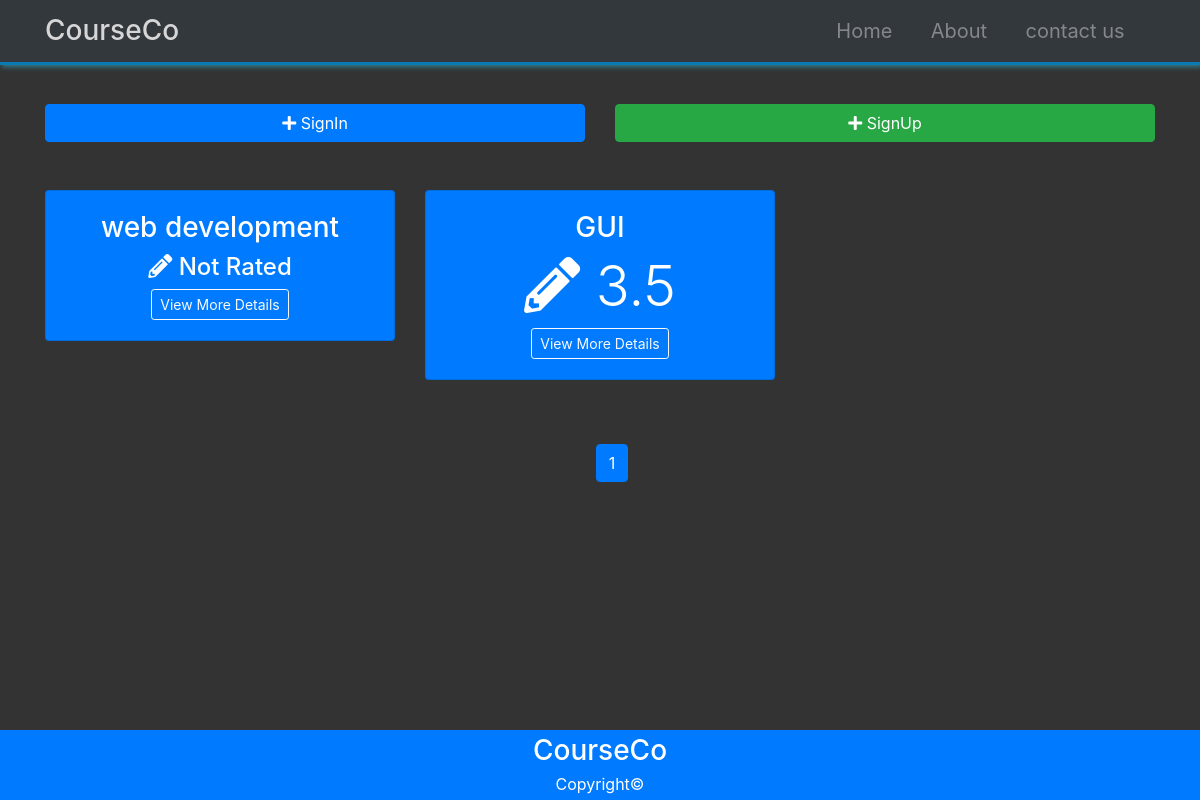
Page /home on the earlier database version.
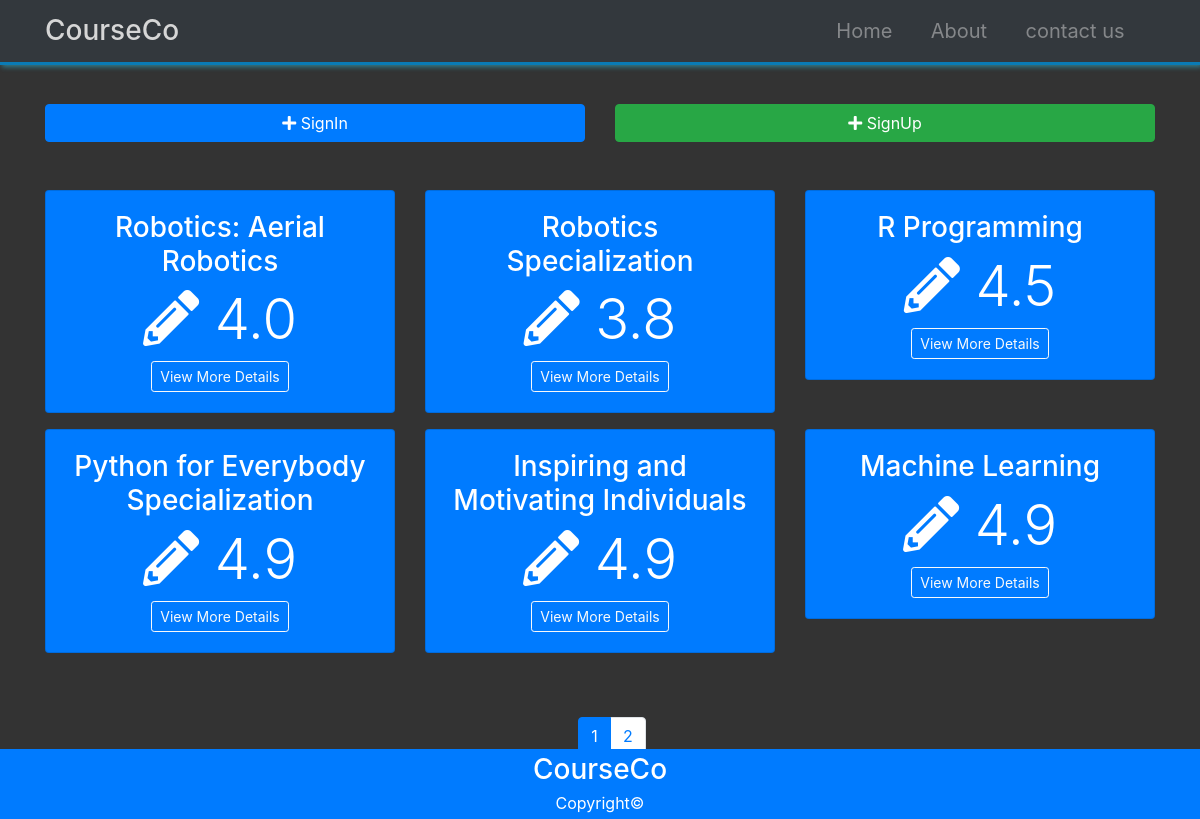
Same page on the later database version.
### courseco/models.py (models this page shows, shortened)
class Course(db.Model):
	id = db.Column(db.Integer, primary_key=True)
	name = db.Column(db.String(100), nullable=False)
	description = db.Column(db.Text, nullable=False)
	date_posted = db.Column(db.DateTime, nullable=False, default=datetime.utcnow)
	avg_rate = db.Column(db.Float)
	reviews = db.relationship('Review', backref='course', lazy=True)
	lists = db.relationship('List', backref='course', lazy=True)

### courseco/routes.py (the view)
@app.route('/')
@app.route('/home')
def home():
	page = request.args.get('_page', 1, type=int)
	courses = Course.query.order_by(Course.date_posted.asc()).paginate(page=page, per_page=6)
	return render_template('home.html', courses=courses)

### courseco/templates/home.html
{% extends 'layout.html' %}
{% block content %}
<section id="actions" class="py-4 mb-4">
  <div class="container">
    <div class="row">
      {% for course in courses.items %}
      <div class="col-md-4 d-inline-block" style="min-height: 100%;">
        <div class="card text-center bg-primary mb-3">
          <div class="card-body">
            <h3>{{ course.name }}</h3>
            {% if course.avg_rate %}
            <h4 class="display-4">
              <i class="fas fa-pencil-alt"></i> {{ course.avg_rate }}
            </h4>
            {% else %}
            <h4 class="h4">
              <i class="fas fa-pencil-alt"></i> Not Rated
            </h4>
            {% endif %}
            <a href="{{ url_for('course_page', course_id=course.id) }}" class="btn btn-outline-light btn-sm">View More Details</a>
          </div>
        </div>
      </div>
{% endfor %}
</div>
</div>
</section>
<div class="container">
<div class="row justify-content-center">
<nav class="ml-4">
  <ul class="pagination">
{% for page_num in courses.iter_pages(left_edge=1, right_edge=1, left_current=1, right_current=2) %}
{% if page_num %}
  {% if courses.page == page_num %}
  <li class="page-item active">
    <a href="{{ url_for('home', _page=page_num) }}" class="page-link">{{ page_num }}</a>
  </li>
  {% else %}
  <li class="page-item">
    <a href="{{ url_for('home', _page=page_num) }}" class="page-link">{{ page_num }}</a>
  </li>
  {% endif %}
{% else %}
  ...
{% endif %}
{% endfor %}
  </ul>
</nav>
</div>
</div>
  {% endblock %}

### courseco/templates/layout.html (shortened to what this page needs)
<!DOCTYPE html>
<html lang="en">
<head>
  <link rel="stylesheet" href="https://use.fontawesome.com/releases/v5.0.13/css/all.css"
>
  <link rel="stylesheet" href="https://stackpath.bootstrapcdn.com/bootstrap/4.1.1/css/bootstrap.min.css"
>
    <link rel="stylesheet" type="text/css" href="{{ url_for('static', filename='css/style.css') }}">
</head>
<body>
  <nav class="navbar navbar-expand-sm bg-dark navbar-dark fixed-top" id="main-nav">
    <div class="container">
     <a href="{{ url_for('home') }}" class="navbar-brand">
       <h3 class="d-inline  align-middle">CourseCo</h3>
     </a>
     <div class="collapse navbar-collapse" id="navbarCollapse">
       <ul class="navbar-nav ml-auto">
         <li class="nav-item">
           <a href="{{ url_for('home') }}" class="nav-link lead"><strong>Home</strong></a>
         </li>
         <li class="nav-item">
          <a href="{{ url_for('about') }}" class="nav-link lead"><strong>About</strong></a>
        </li>
        <li class="nav-item">
          <a href="{{ url_for('contact') }}" class="nav-link lead"><strong>contact us</strong> </a>
        </li>
       </ul>
     </div>
   </div>
 </nav>
 {% if not current_user.is_authenticated and request.path!="/register" and request.path!="/login" %}
  <section id="actions" class="py-4 ">
    <div class="container">
      <div class="row">
        <div class="col-md-6">
          <a href="{{ url_for('login') }}" class="btn btn-primary btn-block">
            <i class="fas fa-plus"></i> SignIn
          </a>
        </div>
        <div class="col-md-6">
          <a href="{{ url_for('register') }}" class="btn btn-success btn-block">
            <i class="fas fa-plus"></i> SignUp
          </a>
        </div>
      </div>
    </div>
  </section>
  {% endif %}
{% block content %}
{% endblock %}
    <div class="mt-5">
    <footer id="footer" class="bg-primary fixed-bottom" >
      <div class="container">
        <div class="row">
          <div class="col text-center text-white">
            <h3 class="m-1">CourseCo</h3>
            <p class="m-1">Copyright&copy;
            </p>
          </div>
        </div>
      </div>
    </footer>
  </div>
</body>
</html>

### courseco/static/css/style.css (style rules this page uses)
body { margin-top: 80px; background: #333; color: #fff; }
.navbar { box-shadow: 2px 2px 5px #3292a6; opacity: 0.9; background: #fff; }
.navbar .nav-item { font-size: 1.4rem; padding-right: 1.4rem; }
.bg-dark { background-color: #744ba3; }
.navbar { border-bottom: #008ed6 3px solid; opacity: 0.8; }

Differences in the rows shown:
removed Course: name "web development", shows "Not Rated"
removed Course: name "GUI", avg_rate "3.5"
added Course: name "Robotics: Aerial Robotics", avg_rate "4.0"
added Course: name "Robotics Specialization", avg_rate "3.8"
added Course: name "R Programming", avg_rate "4.5"
added Course: name "Python for Everybody Specialization", avg_rate "4.9"
added Course: name "Inspiring and Motivating Individuals", avg_rate "4.9"
added Course: name "Machine Learning", avg_rate "4.9"
Other differences:
new list line: "2"
